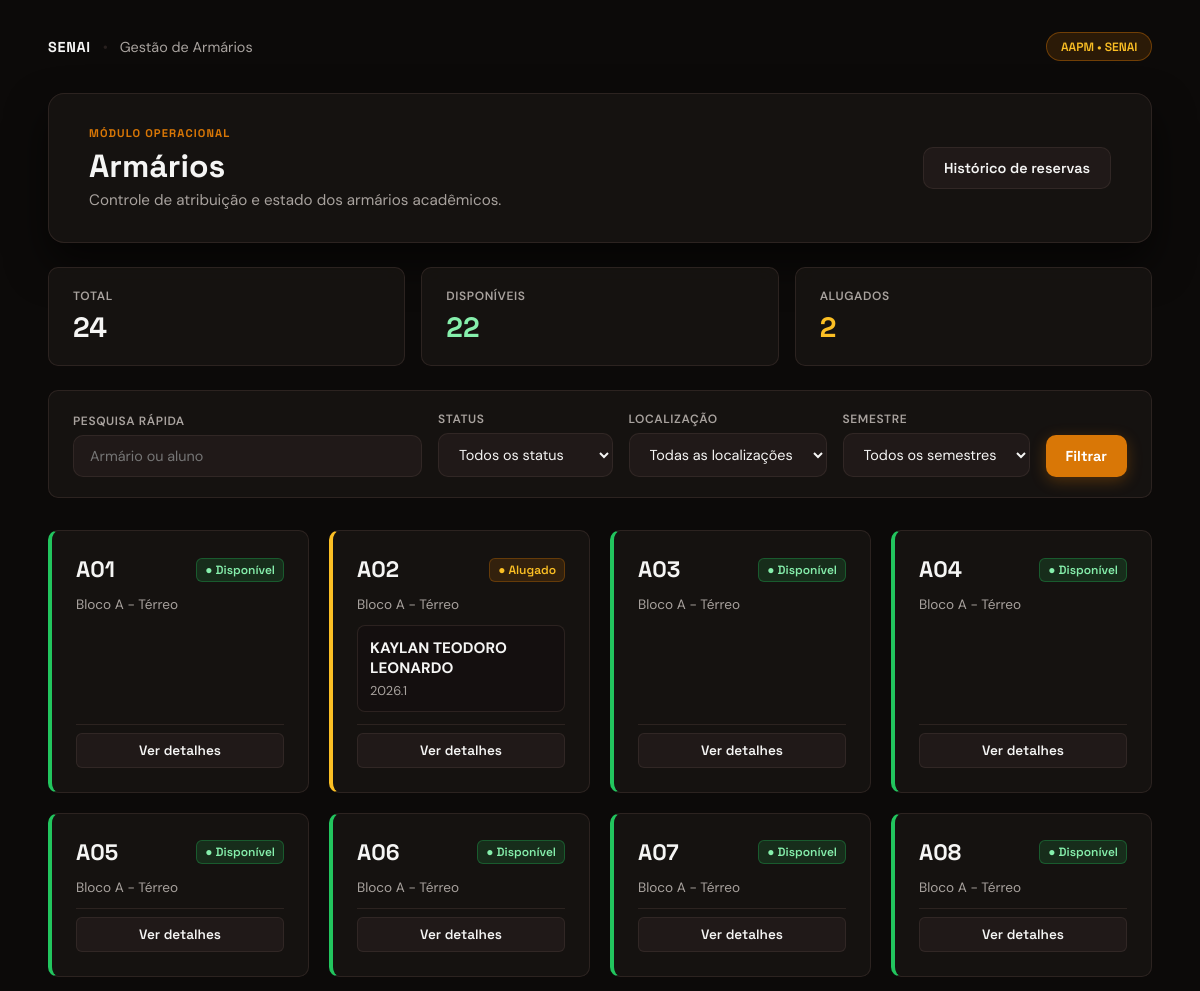
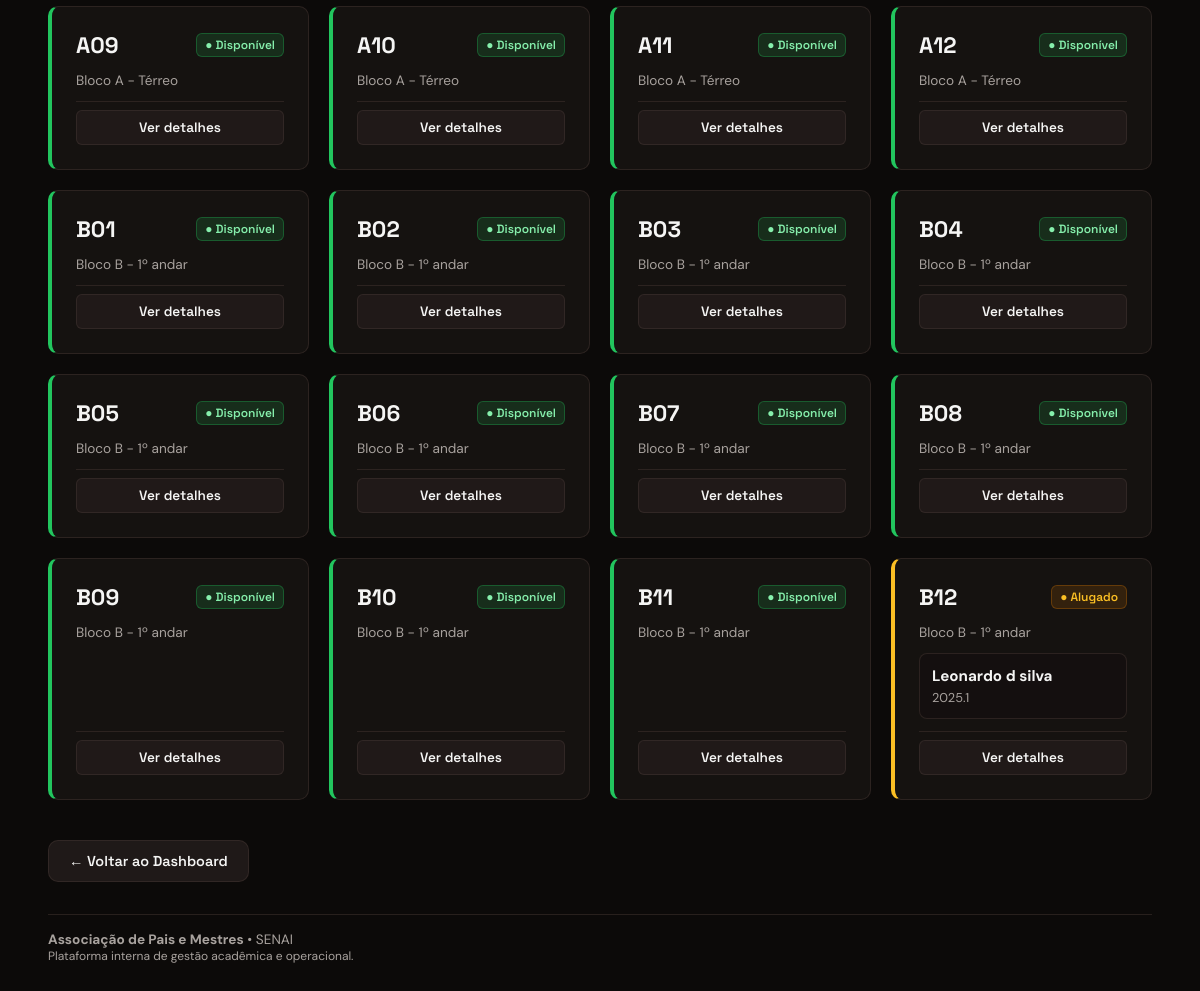
Screenshot of /armarios/ (signed in) with the database file from the repository (2 pictures, top to bottom).
### app/models/armario.py (models this page shows, shortened)
class Armario(Base):
    __tablename__ = "armarios"
    id     = Column(Integer, primary_key=True, index=True)
    numero = Column(String(20), nullable=False, unique=True)
    localizacao = Column(String(100), nullable=True)
    status = Column(
        Enum(StatusArmario),
        nullable=False,
        default=StatusArmario.DISPONIVEL
    )
    locatario_nome = Column(String(150), nullable=True)
    semestre = Column(String(10), nullable=True)
    observacao = Column(String(255), nullable=True)
    ativo = Column(Boolean, default=True)
    alugado_em     = Column(DateTime, nullable=True)
    criado_em      = Column(DateTime, server_default=func.now())
    atualizado_em  = Column(DateTime, server_default=func.now(), onupdate=func.now())

### app/controllers/armario_controller.py (the view)
@router.get("/")
def listar_armarios(
    request: Request,
    status: str = "",           # filtra por status
    localizacao: str = "",      # filtra por localização
    busca: str = "",
    semestre: str = "",
    db: Session = Depends(get_db),
    usuario = Depends(get_usuario_logado)
):
    query = db.query(Armario).filter(Armario.ativo == True)
    if status in ("disponivel", "alugado", "inativo"):
        query = query.filter(Armario.status == status)
    if localizacao:
        query = query.filter(Armario.localizacao.ilike(f"%{localizacao}%"))
    if busca:
        termo = f"%{busca}%"
        query = query.filter((Armario.numero.ilike(termo)) | (Armario.locatario_nome.ilike(termo)))
    if semestre:
        query = query.filter(Armario.semestre == semestre)
    armarios = query.order_by(Armario.numero).all()
    todos     = db.query(Armario).filter(Armario.ativo == True).all()
    disponiveis = sum(1 for a in todos if a.status == StatusArmario.DISPONIVEL)
    alugados    = sum(1 for a in todos if a.status == StatusArmario.ALUGADO)
    localizacoes = sorted(set(
        a.localizacao for a in todos if a.localizacao
    ))
    return templates.TemplateResponse(
        request,
        "armarios/index.html",
        {
            "request":      request,
            "usuario":      usuario,
            "armarios":     armarios,
            "disponiveis":  disponiveis,
            "alugados":     alugados,
            "total":        len(todos),
            "status":       status,
            "localizacao":  localizacao,
            "localizacoes": localizacoes,
            "busca": busca,
            "semestre": semestre,
            "semestres": sorted(set(a.semestre for a in todos if a.semestre)),
            "StatusArmario": StatusArmario,
        }
    )

### app/templates/armarios/index.html (shortened to what this page needs)
<!DOCTYPE html>
<html lang="pt-br">
<head>
    <link rel="stylesheet" href="/static/css/armarios/index.css">
</head>
<body>
    <div class="spotlight" id="spotlight"></div>
    <div class="page-wrapper">
        <header class="site-header">
            <div class="nav-brand">
                <strong>SENAI</strong>
                <span class="divider">•</span>
                <span>Gestão de Armários</span>
            </div>
            <span class="brand-badge">AAPM • SENAI</span>
        </header>
        <main class="content-container">
            <div class="dashboard-header-card">
                <div class="header-titles">
                    <span class="card-kicker">MÓDULO OPERACIONAL</span>
                    <h1>Armários</h1>
                    <p>Controle de atribuição e estado dos armários acadêmicos.</p>
                </div>
                <div class="header-actions">
                    <a href="/armarios/historico" class="btn-secondary">Histórico de reservas</a>
                </div>
            </div>
            <div class="stats-overview-row">
                <div class="stat-mini-card">
                    <span class="stat-label">Total</span>
                    <span class="stat-value">{{ total }}</span>
                </div>
                <div class="stat-mini-card">
                    <span class="stat-label">Disponíveis</span>
                    <span class="stat-value text-green">{{ disponiveis }}</span>
                </div>
                <div class="stat-mini-card">
                    <span class="stat-label">Alugados</span>
                    <span class="stat-value text-amber">{{ alugados }}</span>
                </div>
            </div>
            <form method="get" action="/armarios" class="filter-toolbar">
                <div class="input-field-group search-flex">
                    <label for="busca">Pesquisa rápida</label>
                    <input type="search" id="busca" name="busca" value="{{ busca }}" placeholder="Armário ou aluno">
                </div>
                <div class="input-field-group">
                    <label for="status">Status</label>
                    <select id="status" name="status">
                        <option value="">Todos os status</option>
                    </select>
                </div>
                {% if localizacoes %}
                <div class="input-field-group">
                    <label for="localizacao">Localização</label>
                    <select id="localizacao" name="localizacao">
                        <option value="">Todas as localizações</option>
                    </select>
                </div>
                {% endif %}
                {% if semestres %}
                <div class="input-field-group">
                    <label for="semestre">Semestre</label>
                    <select id="semestre" name="semestre">
                        <option value="">Todos os semestres</option>
                    </select>
                </div>
                {% endif %}
                <div class="filter-action-buttons">
                    <button type="submit" class="btn-primary">Filtrar</button>
                </div>
            </form>
            <div class="locker-grid">
                {% for a in armarios %}
                <div class="locker-card status-{{ a.status.value }}">
                    <div class="locker-card-top">
                        <span class="locker-number">{{ a.numero }}</span>
                        {% if a.status.value == 'disponivel' %}
                        <span class="badge badge-green">● Disponível</span>
                        {% elif a.status.value == 'alugado' %}
                        <span class="badge badge-amber">● Alugado</span>
                        {% else %}
                        <span class="badge badge-gray">● Inativo</span>
                        {% endif %}
                    </div>
                    {% if a.localizacao %}
                    <span class="locker-location">{{ a.localizacao }}</span>
                    {% endif %}
                    {% if a.status.value == 'alugado' %}
                    <div class="locker-occupant-info">
                        <strong>{{ a.locatario_nome }}</strong>
                        <span class="locker-semester">{{ a.semestre }}</span>
                    </div>
                    {% endif %}
                    <div class="locker-card-actions">
                        <a href="/armarios/{{ a.id }}" class="btn-card-details">Ver detalhes</a>
                    </div>
                </div>
                {% endfor %}
            </div>
            <div class="back-dashboard-row">
                <a href="/" class="btn-secondary">← Voltar ao Dashboard</a>
            </div>
        </main>
        <footer class="site-footer">
            <div class="footer-info">
                <p><strong>Associação de Pais e Mestres</strong> • SENAI</p>
                <p class="footer-sub">Plataforma interna de gestão acadêmica e operacional.</p>
            </div>
        </footer>
    </div>
</body>
</html>

### rows the page displays
Armario: numero "A01", status "● Disponível", localizacao "Bloco A - Térreo"
Armario: numero "A02", status "● Alugado", localizacao "Bloco A - Térreo", locatario_nome "KAYLAN TEODORO LEONARDO", semestre "2026.1"
Armario: numero "A03", status "● Disponível", localizacao "Bloco A - Térreo"
Armario: numero "A04", status "● Disponível", localizacao "Bloco A - Térreo"
Armario: numero "A05", status "● Disponível", localizacao "Bloco A - Térreo"
Armario: numero "A06", status "● Disponível", localizacao "Bloco A - Térreo"
Armario: numero "A07", status "● Disponível", localizacao "Bloco A - Térreo"
Armario: numero "A08", status "● Disponível", localizacao "Bloco A - Térreo"
Armario: numero "A09", status "● Disponível", localizacao "Bloco A - Térreo"
Armario: numero "A10", status "● Disponível", localizacao "Bloco A - Térreo"
Armario: numero "A11", status "● Disponível", localizacao "Bloco A - Térreo"
Armario: numero "A12", status "● Disponível", localizacao "Bloco A - Térreo"
Armario: numero "B01", status "● Disponível", localizacao "Bloco B - 1º andar"
Armario: numero "B02", status "● Disponível", localizacao "Bloco B - 1º andar"
Armario: numero "B03", status "● Disponível", localizacao "Bloco B - 1º andar"
Armario: numero "B04", status "● Disponível", localizacao "Bloco B - 1º andar"
Armario: numero "B05", status "● Disponível", localizacao "Bloco B - 1º andar"
Armario: numero "B06", status "● Disponível", localizacao "Bloco B - 1º andar"
Armario: numero "B07", status "● Disponível", localizacao "Bloco B - 1º andar"
Armario: numero "B08", status "● Disponível", localizacao "Bloco B - 1º andar"
Armario: numero "B09", status "● Disponível", localizacao "Bloco B - 1º andar"
Armario: numero "B10", status "● Disponível", localizacao "Bloco B - 1º andar"
Armario: numero "B11", status "● Disponível", localizacao "Bloco B - 1º andar"
Armario: numero "B12", status "● Alugado", localizacao "Bloco B - 1º andar", locatario_nome "Leonardo d silva", semestre "2025.1"

### other values shown
{{ total }} "24"
{{ disponiveis }} "22"
{{ alugados }} "2"
